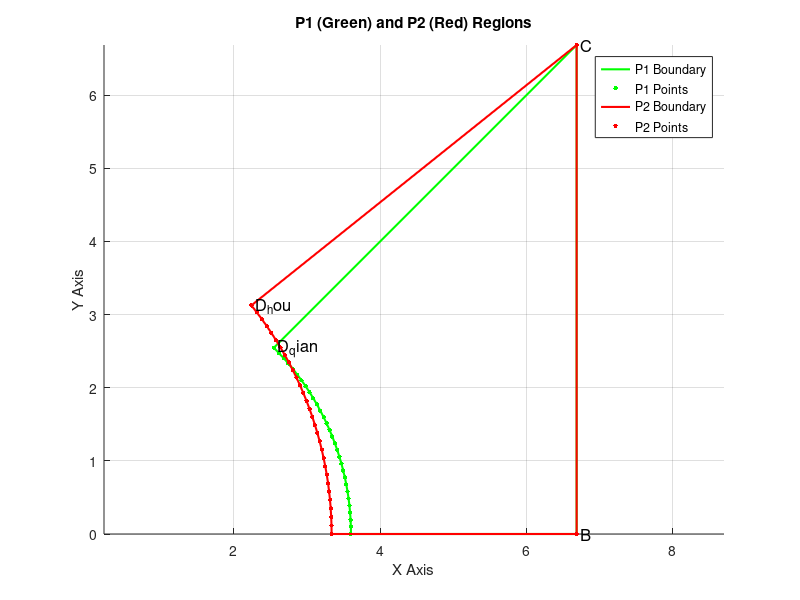

This chart was generated by the following MATLAB code: (Note: this script raises an error after producing the figure.)
clc; clear; close all;

Fina_avg=zeros(size( 0.4:0.1:1.2,2),size( 0.5:0.1:1.2,2));
% f_g1 = [0.46/0.5, 0.64/0.70,0.74/0.82,0.88/0.98,1.12/1.20]
f_g1 = 0.4:0.1:1.2;
f_01 = 0.5:0.1:1.2;
[FO,FG] = meshgrid(f_01,f_g1);
for kk=1:size(f_g1,2)
    for kj=1:size(f_01,2)
        f_g = f_g1(1,kk);
        f_0 = f_01(1,kj);
        
        % **Parameter Definition**
        P = 16.7;   % Structure size parameter
        D = 10;     % Diameter of the circular region
        m = 7;      % Power exponent
        W = 1.665;
        R0 = D / 2;   % Initial radius
        Rnew = 0.72*R0;
        
        % **Create polar coordinate grid**
        theta = linspace(0, pi / 4, 50);
        r = linspace(0, (P/2-W) * sqrt(2), 50);
        [THETA, R] = meshgrid(theta, r);
        
        % **Compute flow field**（图2需要条件这
        sec_theta = 1 ./ cos(THETA);
        f_c = f_g + (f_0 - f_g) .* (1 - ((sqrt(2) - sec_theta) / (sqrt(2) - 1)).^m);
        F = f_c .* (1 - (1 - (R - Rnew ) ./ ((P / 2-W) .* sec_theta -Rnew )).^m);
        F(R <= Rnew ) = 0;
        
        % **Convert to Cartesian coordinates**
        [X, Y] = pol2cart(THETA, R);
        X_data = [X(:), Y(:)];
        F_data = F(:);
        
        % **Compute P2 structured grid**
        theta_hou = atan((P/2-W) / (P/2));
        arc_theta_hou = linspace(theta_hou, 0, 30);
        arc_theta_qian = linspace(pi/4, 0, 30);
        R_qian = 0.72*R0;
        R_hou = R0;
        arc_x_qian = R_qian * cos(arc_theta_qian);
        arc_y_qian = R_qian * sin(arc_theta_qian);
        arc_x_hou = R_hou * cos(arc_theta_hou)-W;
        arc_y_hou = R_hou * sin(arc_theta_hou);
        arc_points_hou = [arc_x_hou', arc_y_hou'];
        arc_points_qian = [arc_x_qian', arc_y_qian'];
        B = [P/2-W, 0];
        C = [P/2-W, P/2-W];
        D_hou = [R_hou * cos(theta_hou)-W , R_hou * sin(theta_hou)];
        D_qian = [R_qian * cos(pi/4) , R_qian * sin(pi/4)];
        P1_points = [arc_points_qian; B; C; D_qian];
        P2_points = [arc_points_hou; B; C; D_hou];
        
        % **Plot P1 and P2**
        figure(1);
        hold on;
        axis equal;
        grid on;
        % **Plot P1 (Green)**
        plot(P1_points(:,1), P1_points(:,2), 'g-', 'LineWidth', 1.5);
        scatter(P1_points(:,1), P1_points(:,2), 10, 'g', 'filled');
        
        % **Plot P2 (Red)**
        plot(P2_points(:,1), P2_points(:,2), 'r-', 'LineWidth', 1.5);
        scatter(P2_points(:,1), P2_points(:,2), 10, 'r', 'filled');
        
        % **Label key points**
        text(B(1), B(2), ' B', 'FontSize', 12, 'Color', 'black');
        text(C(1), C(2), ' C', 'FontSize', 12, 'Color', 'black');
        text(D_qian(1), D_qian(2), ' D_qian', 'FontSize', 12, 'Color', 'black');
        text(D_hou(1), D_hou(2), ' D_hou', 'FontSize', 12, 'Color', 'black');
        
        xlabel('X Axis');
        ylabel('Y Axis');
        title('P1 (Green) and P2 (Red) Regions');
        legend('P1 Boundary', 'P1 Points', 'P2 Boundary', 'P2 Points');
        hold off;
        
        P1_area = polyarea(P1_points(:,1), P1_points(:,2));
        P2_area = polyarea(P2_points(:,1), P2_points(:,2));
        juxing_area = 0 * (P / 2);
        
        % **Output the areas of P1 and P2**
        fprintf('P1 structured grid area: %.4f\n', P1_area);
        fprintf('P2 structured grid area: %.4f\n', P2_area);
        fprintf('Rectangle area: %.4f\n', juxing_area);
        fprintf('Total area before interpolation: %.4f\n', juxing_area + P2_area);
        
        
        % **Create P2 structured grid**
        P2_x = linspace(min(P2_points(:,1)), max(P2_points(:,1)), 300);
        P2_y = linspace(min(P2_points(:,2)), max(P2_points(:,2)), 300);
        [P2_X, P2_Y] = meshgrid(P2_x, P2_y);
        
        [in, ~] = inpolygon(P2_X, P2_Y, P2_points(:,1), P2_points(:,2));
        P2_X(~in) = NaN;
        P2_Y(~in) = NaN;
        
        % **RBF interpolation**
        X_train = [X(:), Y(:)];
        F_train =  F_data;
        valid_idx = ~isnan(X_train(:,1)) & ~isnan(X_train(:,2));
        X_train = X_train(valid_idx, :);
        F_train = F_train(valid_idx);
        
        X_target = [P2_X(:), P2_Y(:)];
        valid_target_idx = ~isnan(X_target(:,1)) & ~isnan(X_target(:,2));
        X_target = X_target(valid_target_idx, :);
        
        D_train = pdist2(X_train, X_train);
        sigma = 0.15*median(D_train(:));
        rbf_func = @(r) exp(-(r / sigma).^2);
        Phi_train = rbf_func(D_train);
        lambda = 1e-6;
        Phi_train = Phi_train + lambda * eye(size(Phi_train));
        weights = Phi_train \ F_train;
        
        D_target = pdist2(X_target, X_train);
        Phi_target = rbf_func(D_target);
        
        F_P2_grid = NaN(size(P2_X));
        F_P2_grid(valid_target_idx) = Phi_target * weights;
        
        
        
        % **Merge P2 grid and right rectangular grid**
        X_combined = [P2_X];
        Y_combined = [P2_Y];
        F_combined = [F_P2_grid];
        
        F_combined(isnan(F_combined)) = 0; % Avoid NaN affecting visualization
        
        % **Figure 2: Flow field before interpolation (Cartesian coordinates)**
        figure(2);
        surf(X, Y, F, 'EdgeColor', 'none');
        colormap('jet');
        colorbar;
        xlabel('X'); ylabel('Y'); zlabel('F');
        title('Flow field before interpolation (Cartesian coordinates)');
        
        % **Figure 3: Interpolated complete flow field**
        figure(3);
        surf(P2_X, P2_Y, F_P2_grid, 'EdgeColor', 'none');
        colormap('jet');
        colorbar;
        xlabel('X'); ylabel('Y'); zlabel('F');
        title('Interpolated flow field');
        
        % **Figure 4: Grid shape comparison before and after interpolation (Cartesian coordinates)**
        figure(4);
        hold on;
        scatter(X_data(:,1), X_data(:,2), 10, 'b', 'filled');
        scatter(P2_X(:), P2_Y(:), 10, 'r', 'filled');
        
        % 设置轴标签
        xlabel('\it X\rm, mm', 'FontName', 'Times New Roman', 'FontSize', 14, 'Interpreter', 'tex');
        ylabel('\it Y\rm, mm', 'FontName', 'Times New Roman', 'FontSize', 14, 'Interpreter', 'tex');
        
        % 设置 legend 并调整符号大小
        h = legend('Background Grid', 'Foreground Grid', 'Location', 'northwest');
        set(h, 'Box', 'off');
        set(h, 'FontName', 'Times New Roman');
        set(h, 'FontSize', 14);
        set(gcf, 'Renderer', 'painters'); % 使用矢量渲染
        h.ItemTokenSize = [20, 10]; % **放大 legend 符号**
        
        daspect([1 1 0.5]); % X and Y axes equal, Z scaled dynamically
        
        % **设置坐标轴格式，确保所有刻度可见**
        set(gca, 'FontSize', 14, 'FontName', 'Times New Roman');
        set(gca, 'LineWidth', 2);
        box on; % **确保所有框线显示**
        
        % **确保所有刻度都显示**
        xticks(min(X_data(:,1)):1:max(X_data(:,1))); % X 轴刻度
        yticks(min(X_data(:,2)):1:max(X_data(:,2))); % Y 轴刻度
        
        % **设置轴颜色确保所有刻度都可见**
        set(gca, 'XColor', 'k', 'YColor', 'k'); % 确保 X、Y 轴的刻度线显示
        set(gca, 'TickDir', 'in');  % 让刻度向外
        
        % 设置 x 和 y 轴范围
        xlim([0 max(X_data(:,1))]);
        ylim([0 max(X_data(:,2))]);
        
        hold off;
        
        
        
        % **Figure 5: Merged flow field**
        
        
        figure(5);
        surf(X_combined, Y_combined, F_combined, 'EdgeColor', 'none');
        colormap(jet);
        colorbar;
        
        % **Set labels with Times New Roman Italic**
        xlabel('\it X\rm, mm', 'FontName', 'Times New Roman', 'FontSize', 14, 'Interpreter', 'tex');
        ylabel('\it Y\rm, mm', 'FontName', 'Times New Roman', 'FontSize', 14, 'Interpreter', 'tex');
        zlabel('\it Z\rm, -', 'FontName', 'Times New Roman', 'FontSize', 14, 'Interpreter', 'tex');
        title('1 / 4 edge subchannel (type B)', 'FontName', 'Times New Roman', 'FontSize', 14);
        
        % **Ensure X and Y axes have equal scaling but leave Z free**
        daspect([1 1 0.5]); % X and Y axes equal, Z scaled dynamically
        
        % **Set tick intervals to 1**
        xticks(0:1:max(X_combined(:)));
        yticks(min(Y_combined(:)):1:max(Y_combined(:)));
        % % zticks(min( F_final):1:max( F_final));
        xlim([-W 7]);
        ylim([0 max(Y_combined(:))]);
        % zlim([0 max(F_final)]);
        % **Set grid and view**
        grid on;
        view(30, 40);
        % **设置 X, Y, Z 轴的线条更粗**
        set(gca, 'LineWidth', 2);
        set(gca, 'FontSize', 14, 'FontName', 'Times New Roman');
        
        
        
        
        
        % **Find the maximum value of F_final and its index**
        [max_F, max_idx] = max(F_combined(:)); % Find the maximum value
        max_X = X_combined(max_idx); % Get the corresponding X coordinate
        max_Y = Y_combined(max_idx); % Get the corresponding Y coordinate
        hold on;
        plot3(max_X, max_Y, max_F, 'bo', 'MarkerSize', 14, 'MarkerFaceColor', 'b'); % Mark maximum value
        text(max_X-W/2, max_Y, max_F+0.4,  sprintf('\\it f\\rm_{c}: %.2f', max_F), ...
            'FontSize', 14, 'FontName', 'Times New Roman', 'Color', 'r', 'Interpreter', 'tex');
        scatter3(D/2+W, 0, 0.98, 200, [0.5, 1, 1], 'filled');
        text(D/2+W, -2.4, 0.98+0.4,sprintf('\\it f\\rm_{g}: %.2f', 0.98), ...
            'FontSize', 14, 'FontName', 'Times New Roman', ...
            'Interpreter', 'tex', 'Color', 'r');
        
        % **Add a cylinder (fuel rod) centered at (0,0)**
        
        
        
        % **定义圆柱参数**
        x_center = -W;  % 圆柱中心 x 变为 -W
        y_center = 0;   % 圆柱中心 y 不变
        z_min = min(F_combined(:)); % 圆柱底部
        z_max = max(F_combined(:)); % 圆柱顶部
        radius = 5;  % 圆柱半径
        num_points = 50;  % 控制圆柱平滑度
        cyl_color = [0.8, 0.7, 1]; % **浅紫色**
        alpha_value = 0.5; % **透明度 (0=完全透明, 1=完全不透明)**
        
        % **创建圆柱的外表面**
        theta = linspace(0, pi/2, num_points);  % 角度范围 (1/4 圆柱)
        z_cyl = linspace(z_min, z_max, num_points)';  % 高度方向划分
        
        [Theta, Z_cyl] = meshgrid(theta, z_cyl);
        R = radius * ones(size(Theta));  % 设定固定半径
        
        % **转换为直角坐标**
        X_cyl = R .* cos(Theta) - W; % 调整中心到 (-W, 0)
        Y_cyl = R .* sin(Theta);
        
        hold on;
        
        % **绘制 1/4 透明圆柱**
        surf(X_cyl, Y_cyl, Z_cyl, 'FaceColor', cyl_color, 'EdgeColor', 'none', 'FaceAlpha', alpha_value);
        
        % **封闭底部（1/4圆形，透明）**
        theta_bottom = linspace(0, pi/2, num_points);  % 1/4 圆的角度
        X_bottom = radius * cos(theta_bottom) - W; % 调整 X 坐标
        Y_bottom = radius * sin(theta_bottom);
        Z_bottom = z_min * ones(size(X_bottom));  % 设置底部Z值
        fill3([x_center X_bottom], [y_center Y_bottom], [z_min Z_bottom], cyl_color, 'EdgeColor', 'none', 'FaceAlpha', alpha_value); % 底部透明封闭
        
        % **封闭顶部（1/4圆形，透明）**
        Z_top = z_max * ones(size(X_bottom));  % 设置顶部Z值
        fill3([x_center X_bottom], [y_center Y_bottom], [z_max Z_top], cyl_color, 'EdgeColor', 'none', 'FaceAlpha', alpha_value); % 顶部透明封闭
        
        % **在圆柱顶面中心添加 "rod" 文字**
        text(x_center + radius/2, y_center + radius/2, z_max+ 0.2, 'Fuel rod', ...
            'FontSize', 14, 'FontName', 'Times New Roman', 'Color', 'r', ...
            'HorizontalAlignment', 'center');
        
        
        % set(gcf, 'Renderer', 'painters'); % 使用矢量渲染
        % print('-clipboard', '-dmeta');     % 复制到剪贴板为矢量格式
        hold off;
        
        
        
        
        
        
        
        
        
        
        
        % **Compute grid spacing in X and Y directions**
        dx = diff(X_combined, 1, 2); % X (size: rows, cols-1)
        dy = diff(Y_combined, 1, 1); % Y (size: rows-1, cols)
        
        % **Ensure dx and dy do not contain NaN values**
        dx(isnan(dx)) = 0;
        dy(isnan(dy)) = 0;
        
        % **Compute the area of grid cells**
        dx_avg = 0.5 * (dx(1:end-1, :) + dx(2:end, :));
        dy_avg = 0.5 * (dy(:, 1:end-1) + dy(:, 2:end));
        
        % **Ensure area calculation does not contain NaN values**
        cell_area = dx_avg .* dy_avg;
        cell_area(isnan(cell_area)) = 0; % Avoid NaN affecting the calculation
        
        % **Debugging: Print the minimum and maximum grid cell area**
        fprintf('Debug Info: Minimum computed grid cell area: %.4f, Maximum computed grid cell area: %.4f\n', min(cell_area(:)), max(cell_area(:)));
        
        % **Filter valid regions of F_combined (remove NaN values)**
        valid_mask = ~isnan(F_combined(2:end, 2:end));
        
        % **Ensure NaN regions do not affect the calculation**
        cell_area(~valid_mask) = 0;
        F_valid = F_combined(2:end, 2:end);
        F_valid(~valid_mask) = 0;
        
        % **Compute the actual 2D flow field area**
        actual_area = sum(cell_area(:));
        
        % **Prevent division by zero**
        if actual_area == 0
            area_weighted_avg = NaN;
        else
            area_weighted_avg = sum(F_valid(:) .* cell_area(:)) / actual_area;
        end
        
        % **Final output**
        Paranjape=0.68*f_0+0.22*f_g;
        fprintf('Interpolated flow field area (2D calculation): %.3f\n', actual_area);
        fprintf('Flow field area weighted average: %.3f\n', area_weighted_avg);
        fprintf('Paranjape area weighted average flow field value: %.3f\n', Paranjape);
        
        % **RBF 训练效果评估**
        % **拆分数据集**
        num_samples = size(X_train, 1);
        rand_indices = randperm(num_samples);  % 随机打乱索引
        train_size = round(0.8 * num_samples); % 80% 训练，20% 测试
        
        train_indices = rand_indices(1:train_size);
        test_indices = rand_indices(train_size+1:end);
        
        X_train_sub = X_train(train_indices, :);
        F_train_sub = F_train(train_indices);
        
        X_test = X_train(test_indices, :);
        F_test = F_train(test_indices);
        
        % **重新计算 RBF 权重 (仅使用 80% 训练数据)**
        D_train = pdist2(X_train_sub, X_train_sub);
        sigma = 0.15 * median(D_train(:));  % 计算 sigma
        rbf_func = @(r) exp(-(r / sigma).^2);
        Phi_train = rbf_func(D_train);
        lambda = 1e-6;
        Phi_train = Phi_train + lambda * eye(size(Phi_train));
        weights = Phi_train \ F_train_sub;
        
        % **对测试数据集进行预测**
        D_test = pdist2(X_test, X_train_sub);
        Phi_test = rbf_func(D_test);
        F_pred = Phi_test * weights; % 预测流场值
        
        % **计算误差**
        mse = mean((F_test - F_pred).^2);  % 均方误差 (MSE)
        rmse = sqrt(mse);  % 均方根误差 (RMSE)
        ss_total = sum((F_test - mean(F_test)).^2);  % 总体平方和
        ss_residual = sum((F_test - F_pred).^2);  % 残差平方和
        r2 = 1 - (ss_residual / ss_total);  % R²（决定系数）
        
        % **输出误差指标**
        fprintf('RBF 训练效果评估:\n');
        fprintf('均方误差 (MSE): %.6f\n', mse);
        fprintf('均方根误差 (RMSE): %.6f\n', rmse);
        fprintf('决定系数 (R²): %.4f\n', r2);
        
        % **绘制预测值与真实值的对比**
        % 归一化 F_test 和 F_pred（Min-Max 归一化）
        F_test_norm = (F_test - min(F_test)) / (max(F_test) - min(F_test));
        F_pred_norm = (F_pred - min(F_test)) / (max(F_test) - min(F_test));
        
        figure(8);
        scatter(F_test_norm, F_pred_norm, 30, 'b', 'filled'); hold on;
        plot([min(F_test_norm), max(F_test_norm)], [min(F_test_norm), max(F_test_norm)], 'r--', 'LineWidth', 1.5);
        title('80% for training, 20% for predicting');
        
        % 设置轴标签
        xlabel('\it F\rm_{test}, -', 'FontName', 'Times New Roman', 'FontSize', 14, 'Interpreter', 'tex');
        ylabel('\it F\rm_{pred}, -', 'FontName', 'Times New Roman', 'FontSize', 14, 'Interpreter', 'tex');
        
        % 设置 legend 并调整符号大小
        h = legend('Predicted values', 'True values', 'Location', 'northwest');
        set(h, 'Box', 'off');
        set(h, 'FontName', 'Times New Roman');
        set(h, 'FontSize', 14);
        set(gcf, 'Renderer', 'painters'); % 使用矢量渲染
        h.ItemTokenSize = [20, 10]; % **放大 legend 符号**
        
        daspect([1 1 0.5]); % X and Y axes equal, Z scaled dynamically
        
        % **设置坐标轴格式，确保所有刻度可见**
        set(gca, 'FontSize', 14, 'FontName', 'Times New Roman');
        set(gca, 'LineWidth', 2);
        box on; % **确保所有框线显示**
        
        % **确保所有刻度都显示**
        xticks(min(F_test_norm):0.2:max(F_test_norm)); % X 轴刻度
        yticks(min(F_test_norm):0.2:max(F_test_norm)); % Y 轴刻度
        
        % **设置轴颜色确保所有刻度都可见**
        set(gca, 'XColor', 'k', 'YColor', 'k'); % 确保 X、Y 轴的刻度线显示
        set(gca, 'TickDir', 'in');  % 让刻度向内
        
        % 设置 x 和 y 轴范围
        xlim([0 1]);
        ylim([0 1]);
        
        % 找到图的中心
        x_center = (min(F_test_norm) + max(F_test_norm)) / 2;
        y_center = (min(F_pred_norm) + max(F_pred_norm)) / 2;
        
        % 计算新的 R²、MSE 和 RMSE
        r2_norm = 1 - sum((F_test_norm - F_pred_norm).^2) / sum((F_test_norm - mean(F_test_norm)).^2);
        mse_norm = mean((F_test_norm - F_pred_norm).^2);
        rmse_norm = sqrt(mse_norm);
        
        % 在图中间标注 R² 值
        text(x_center-0.2, y_center+0.1, sprintf('R^{2} = %.3f\nMSE = %.3f\nRMSE = %.3f', r2_norm, mse_norm, rmse_norm), ...
            'FontSize', 14, 'FontWeight', 'bold', 'FontName', 'Times New Roman', ...
            'HorizontalAlignment', 'center', 'BackgroundColor', 'w','color','r');
        
        hold off;
        fprintf('Min/Max of F_test (normalized): %.4f / %.4f\n', min(F_test_norm), max(F_test_norm));
        fprintf('Min/Max of F_pred (normalized): %.4f / %.4f\n', min(F_pred_norm), max(F_pred_norm));
        
        Fina_avg(kk,kj)=area_weighted_avg ;
    end
end

save('Data_edge_B.mat','FO','FG','Fina_avg')